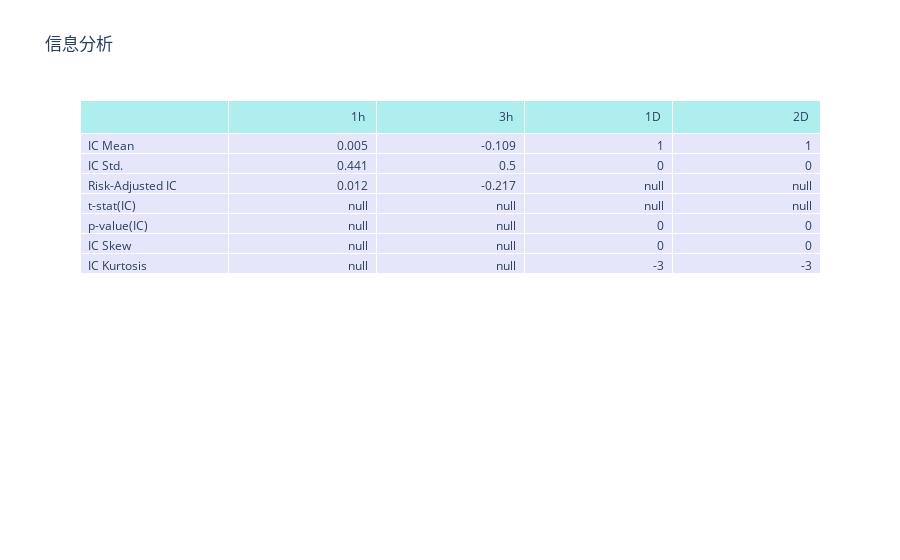
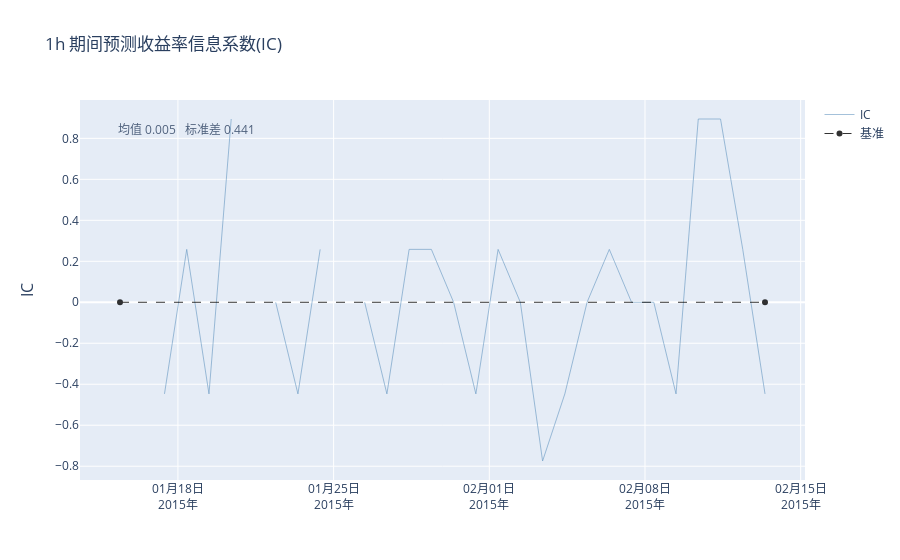
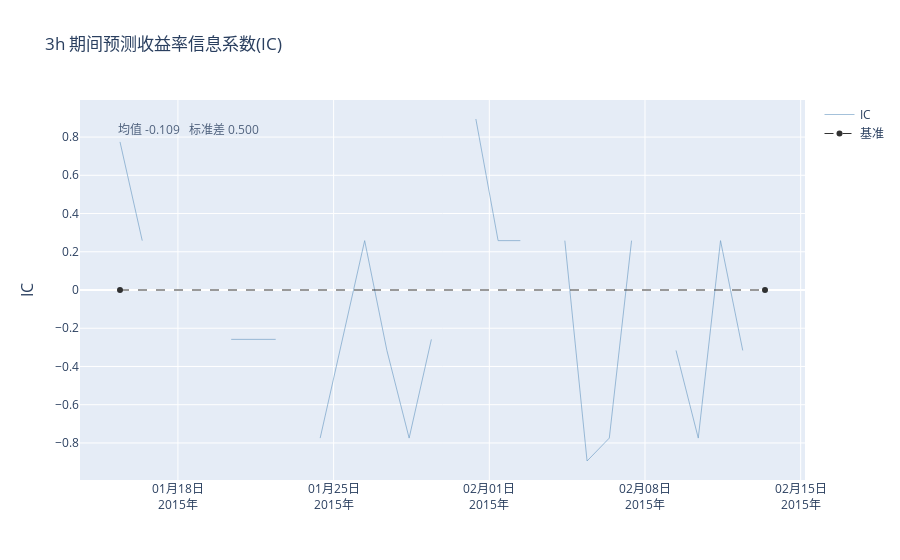
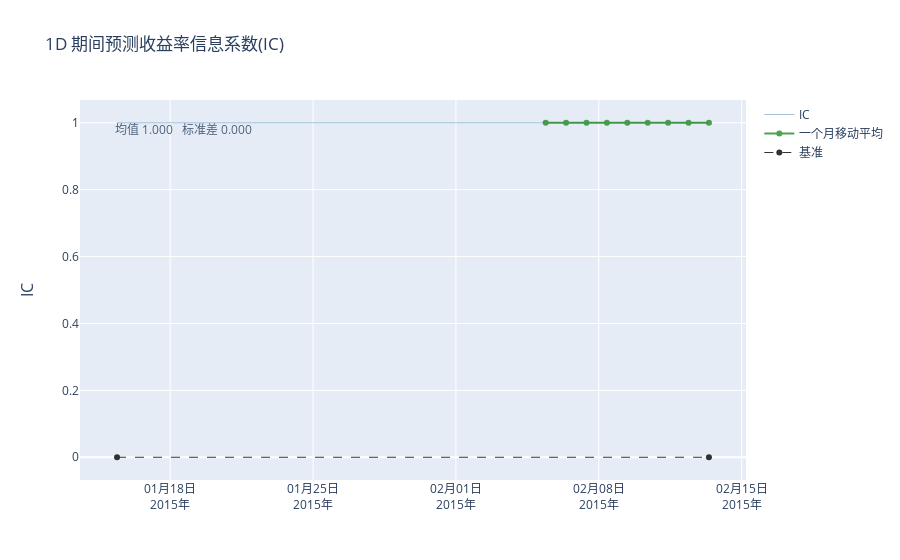

Write notebook code for charts like these, in order.
### Markdown cell above
## `create_information_tear_sheet`

### Code cell
create_information_tear_sheet(factor_data)

### Figure 1 — Plotly figure (JSON) as saved in the notebook; plotly's stock layout.template omitted (floating-point values rounded to 4 significant figures)
{"data": [{"cells": {"align": ["left", "right"], "fill": {"color": "lavender"}, "values": [["IC Mean", "IC Std.", "Risk-Adjusted IC", "t-stat(IC)", "p-value(IC)", "IC Skew", "IC Kurtosis"], [0.005, 0.441, 0.012, null, null, null, null], [-0.109, 0.5, -0.217, null, null, null, null], [1, 0, null, null, 0, 0, -3], [1, 0, null, null, 0, 0, -3]]}, "header": {"align": ["left", "right"], "fill": {"color": "paleturquoise"}, "values": ["", "1h <br>", "3h <br>", "1D <br>", "2D <br>"]}, "type": "table"}], "layout": {"title": {"text": "信息分析"}}}

### Figure 2 — Plotly figure (JSON) as saved in the notebook; plotly's stock layout.template omitted (floating-point values rounded to 4 significant figures)
{"data": [{"line": {"color": "steelblue", "width": 0.7}, "name": "IC", "opacity": 0.7, "type": "scatter", "x": ["2015-01-15T09:30:00", "2015-01-16T09:30:00", "2015-01-17T09:30:00", "2015-01-18T09:30:00", "2015-01-19T09:30:00", "2015-01-20T09:30:00", "2015-01-21T09:30:00", "2015-01-22T09:30:00", "2015-01-23T09:30:00", "2015-01-24T09:30:00", "2015-01-25T09:30:00", "2015-01-26T09:30:00", "2015-01-27T09:30:00", "2015-01-28T09:30:00", "2015-01-29T09:30:00", "2015-01-30T09:30:00", "2015-01-31T09:30:00", "2015-02-01T09:30:00", "2015-02-02T09:30:00", "2015-02-03T09:30:00", "2015-02-04T09:30:00", "2015-02-05T09:30:00", "2015-02-06T09:30:00", "2015-02-07T09:30:00", "2015-02-08T09:30:00", "2015-02-09T09:30:00", "2015-02-10T09:30:00", "2015-02-11T09:30:00", "2015-02-12T09:30:00", "2015-02-13T09:30:00"], "y": [0, null, -0.4472, 0.2582, -0.4472, 0.8944, null, 0, -0.4472, 0.2582, null, 0, -0.4472, 0.2582, 0.2582, 0, -0.4472, 0.2582, 0, -0.7746, -0.4472, 0, 0.2582, 0, 0, -0.4472, 0.8944, 0.8944, 0.2582, -0.4472]}, {"line": {"color": "forestgreen", "width": 2}, "name": "一个月移动平均", "opacity": 0.8, "type": "scatter", "x": [], "y": []}, {"line": {"color": "black", "dash": "dash", "width": 1}, "name": "基准", "opacity": 0.8, "type": "scatter", "x": ["2015-01-15T09:30:00", "2015-02-13T09:30:00"], "y": [0, 0]}], "layout": {"annotations": [{"font": {"size": 16}, "showarrow": false, "text": "IC", "textangle": -90, "x": 0, "xanchor": "right", "xref": "paper", "xshift": -40, "y": 0.5, "yanchor": "middle", "yref": "paper"}, {"align": "center", "opacity": 0.8, "showarrow": false, "text": "均值 0.005 \n 标准差 0.441", "x": 0.05, "xref": "paper", "y": 0.95, "yref": "paper"}], "title": {"text": "1h 期间预测收益率信息系数(IC)"}, "xaxis": {"anchor": "y", "domain": [0, 1], "tickformat": "%m月%d日<br>%Y年"}, "yaxis": {"anchor": "x", "domain": [0, 1], "range": [null, null]}}}

### Figure 3 — Plotly figure (JSON) as saved in the notebook; plotly's stock layout.template omitted (floating-point values rounded to 4 significant figures)
{"data": [{"line": {"color": "steelblue", "width": 0.7}, "name": "IC", "opacity": 0.7, "type": "scatter", "x": ["2015-01-15T09:30:00", "2015-01-16T09:30:00", "2015-01-17T09:30:00", "2015-01-18T09:30:00", "2015-01-19T09:30:00", "2015-01-20T09:30:00", "2015-01-21T09:30:00", "2015-01-22T09:30:00", "2015-01-23T09:30:00", "2015-01-24T09:30:00", "2015-01-25T09:30:00", "2015-01-26T09:30:00", "2015-01-27T09:30:00", "2015-01-28T09:30:00", "2015-01-29T09:30:00", "2015-01-30T09:30:00", "2015-01-31T09:30:00", "2015-02-01T09:30:00", "2015-02-02T09:30:00", "2015-02-03T09:30:00", "2015-02-04T09:30:00", "2015-02-05T09:30:00", "2015-02-06T09:30:00", "2015-02-07T09:30:00", "2015-02-08T09:30:00", "2015-02-09T09:30:00", "2015-02-10T09:30:00", "2015-02-11T09:30:00", "2015-02-12T09:30:00", "2015-02-13T09:30:00"], "y": [0.7746, 0.2582, null, 0.2582, null, -0.2582, -0.2582, -0.2582, null, -0.7746, -0.2582, 0.2582, -0.3162, -0.7746, -0.2582, null, 0.8944, 0.2582, 0.2582, null, 0.2582, -0.8944, -0.7746, 0.2582, null, -0.3162, -0.7746, 0.2582, -0.3162, null]}, {"line": {"color": "forestgreen", "width": 2}, "name": "一个月移动平均", "opacity": 0.8, "type": "scatter", "x": [], "y": []}, {"line": {"color": "black", "dash": "dash", "width": 1}, "name": "基准", "opacity": 0.8, "type": "scatter", "x": ["2015-01-15T09:30:00", "2015-02-13T09:30:00"], "y": [0, 0]}], "layout": {"annotations": [{"font": {"size": 16}, "showarrow": false, "text": "IC", "textangle": -90, "x": 0, "xanchor": "right", "xref": "paper", "xshift": -40, "y": 0.5, "yanchor": "middle", "yref": "paper"}, {"align": "center", "opacity": 0.8, "showarrow": false, "text": "均值 -0.109 \n 标准差 0.500", "x": 0.05, "xref": "paper", "y": 0.95, "yref": "paper"}], "title": {"text": "3h 期间预测收益率信息系数(IC)"}, "xaxis": {"anchor": "y", "domain": [0, 1], "tickformat": "%m月%d日<br>%Y年"}, "yaxis": {"anchor": "x", "domain": [0, 1], "range": [null, null]}}}

### Figure 4 — Plotly figure (JSON) as saved in the notebook; plotly's stock layout.template omitted (floating-point values rounded to 4 significant figures)
{"data": [{"line": {"color": "steelblue", "width": 0.7}, "name": "IC", "opacity": 0.7, "type": "scatter", "x": ["2015-01-15T09:30:00", "2015-01-16T09:30:00", "2015-01-17T09:30:00", "2015-01-18T09:30:00", "2015-01-19T09:30:00", "2015-01-20T09:30:00", "2015-01-21T09:30:00", "2015-01-22T09:30:00", "2015-01-23T09:30:00", "2015-01-24T09:30:00", "2015-01-25T09:30:00", "2015-01-26T09:30:00", "2015-01-27T09:30:00", "2015-01-28T09:30:00", "2015-01-29T09:30:00", "2015-01-30T09:30:00", "2015-01-31T09:30:00", "2015-02-01T09:30:00", "2015-02-02T09:30:00", "2015-02-03T09:30:00", "2015-02-04T09:30:00", "2015-02-05T09:30:00", "2015-02-06T09:30:00", "2015-02-07T09:30:00", "2015-02-08T09:30:00", "2015-02-09T09:30:00", "2015-02-10T09:30:00", "2015-02-11T09:30:00", "2015-02-12T09:30:00", "2015-02-13T09:30:00"], "y": [1, 1, 1, 1, 1, 1, 1, 1, 1, 1, 1, 1, 1, 1, 1, 1, 1, 1, 1, 1, 1, 1, 1, 1, 1, 1, 1, 1, 1, 1]}, {"line": {"color": "forestgreen", "width": 2}, "name": "一个月移动平均", "opacity": 0.8, "type": "scatter", "x": ["2015-02-05T09:30:00", "2015-02-06T09:30:00", "2015-02-07T09:30:00", "2015-02-08T09:30:00", "2015-02-09T09:30:00", "2015-02-10T09:30:00", "2015-02-11T09:30:00", "2015-02-12T09:30:00", "2015-02-13T09:30:00"], "y": [1, 1, 1, 1, 1, 1, 1, 1, 1]}, {"line": {"color": "black", "dash": "dash", "width": 1}, "name": "基准", "opacity": 0.8, "type": "scatter", "x": ["2015-01-15T09:30:00", "2015-02-13T09:30:00"], "y": [0, 0]}], "layout": {"annotations": [{"font": {"size": 16}, "showarrow": false, "text": "IC", "textangle": -90, "x": 0, "xanchor": "right", "xref": "paper", "xshift": -40, "y": 0.5, "yanchor": "middle", "yref": "paper"}, {"align": "center", "opacity": 0.8, "showarrow": false, "text": "均值 1.000 \n 标准差 0.000", "x": 0.05, "xref": "paper", "y": 0.95, "yref": "paper"}], "title": {"text": "1D 期间预测收益率信息系数(IC)"}, "xaxis": {"anchor": "y", "domain": [0, 1], "tickformat": "%m月%d日<br>%Y年"}, "yaxis": {"anchor": "x", "domain": [0, 1], "range": [null, null]}}}
